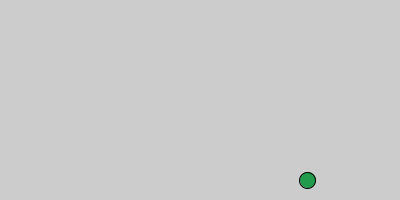
Frame 1 (no input)
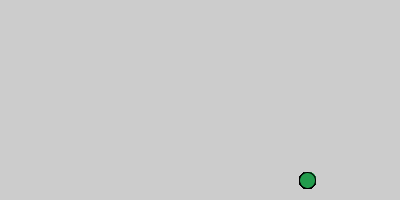
Frame 60 (the mouse pressed at the canvas centre just before this capture)
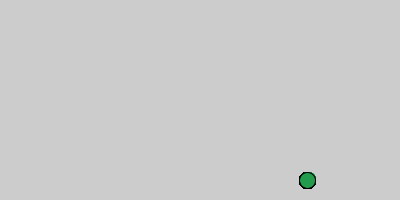
Frame 120 (the mouse held since frame 60 and released just before this capture)

The Processing sketch that drew these frames (run headless with seeded random() and noise(); from frame 60 on, the mouse is pressed at the canvas centre):

// Processing sketch: noiseRandom
// ── noiseRandom.pde
import java.util.*;

Date d= new Date();
float t= d.getTime();

void setup(){
  size(400, 200);
}

void draw(){
  float n= noise(t);
  float x = map(n, 0,1,0,width);
  fill(34,155,76);
  ellipse(x, 180, 16,16);
  t += 0.01;
}
